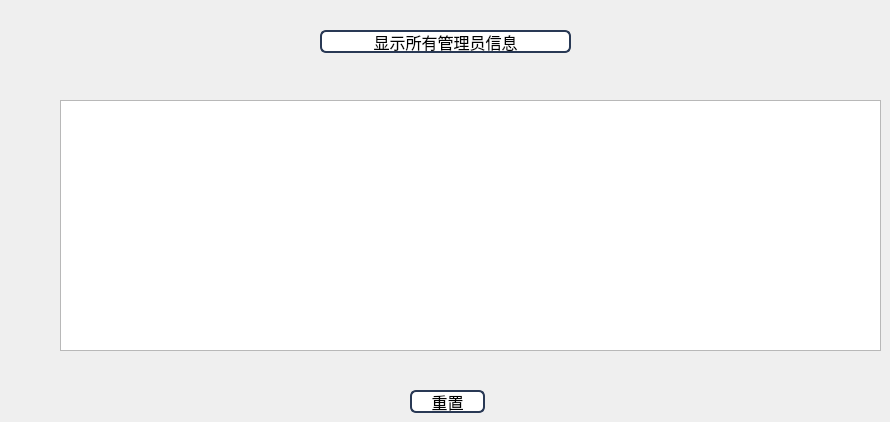
         <widget class="QWidget" name="tab_45">
          <attribute name="title">
           <string>管理员信息</string>
          </attribute>
          <widget class="QPushButton" name="pushButton_6">
           <property name="geometry">
            <rect>
             <x>320</x>
             <y>30</y>
             <width>251</width>
             <height>23</height>
            </rect>
           </property>
           <property name="font">
            <font>
             <family>微软雅黑</family>
             <pointsize>12</pointsize>
            </font>
           </property>
           <property name="styleSheet">
            <string notr="true">border: 2px solid rgb(41,57,85);
border-radius:6px;
background:white;
selection-background-color:green;</string>
           </property>
           <property name="text">
            <string>显示所有管理员信息</string>
           </property>
          </widget>
          <widget class="QTextBrowser" name="textBrowser">
           <property name="geometry">
            <rect>
             <x>60</x>
             <y>100</y>
             <width>821</width>
             <height>251</height>
            </rect>
           </property>
           <property name="font">
            <font>
             <family>微软雅黑</family>
             <pointsize>12</pointsize>
            </font>
           </property>
           <property name="styleSheet">
            <string notr="true">background-image: url(:/photo/656.jpg);</string>
           </property>
          </widget>
          <widget class="QPushButton" name="pushButton_7">
           <property name="geometry">
            <rect>
             <x>410</x>
             <y>390</y>
             <width>75</width>
             <height>23</height>
            </rect>
           </property>
           <property name="font">
            <font>
             <family>微软雅黑</family>
             <pointsize>12</pointsize>
            </font>
           </property>
           <property name="styleSheet">
            <string notr="true">border: 2px solid rgb(41,57,85);
border-radius:6px;
background:white;
selection-background-color:green;</string>
           </property>
           <property name="text">
            <string>重置</string>
           </property>
          </widget>
         </widget>
